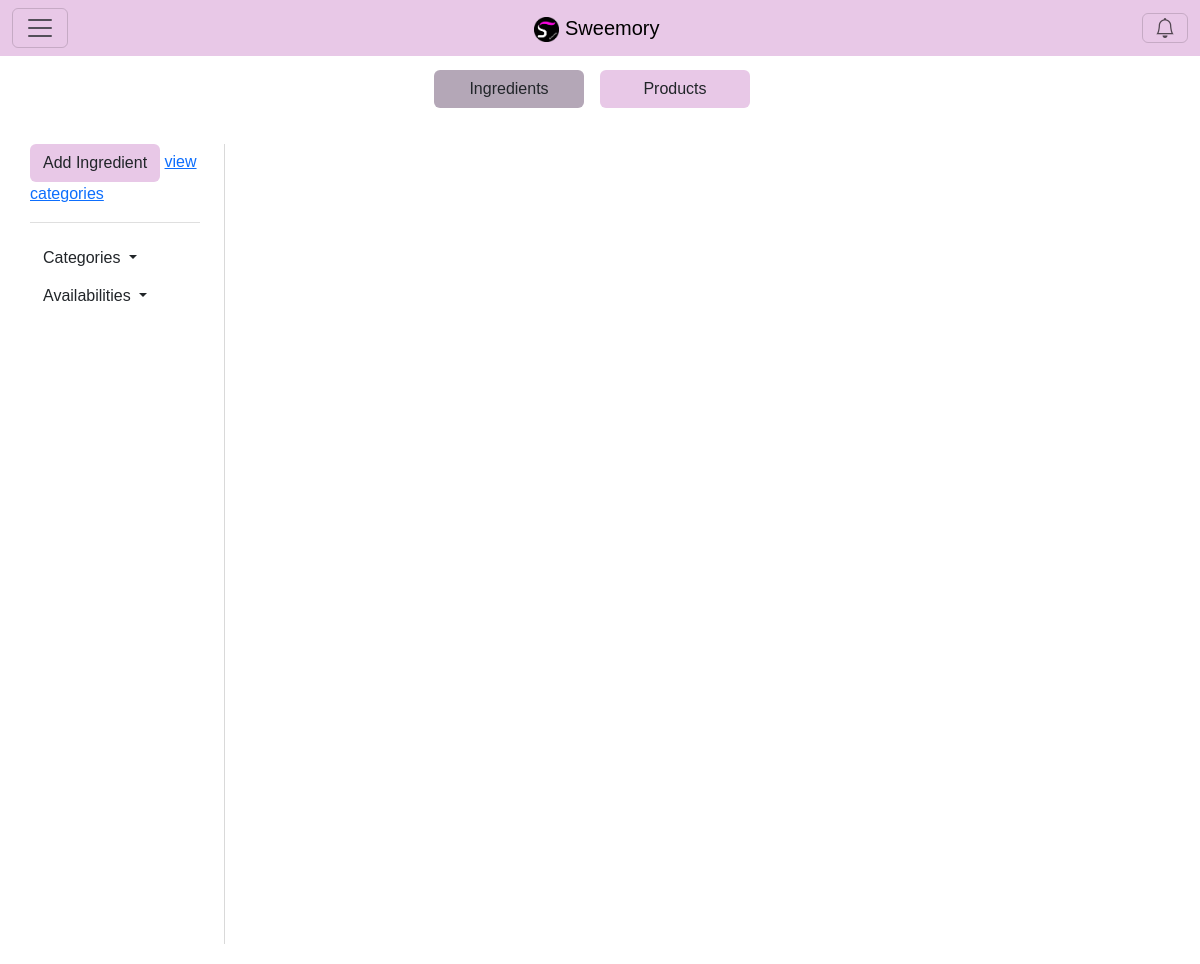
The page /Ingredient/index (signed in) on the database as committed earlier.
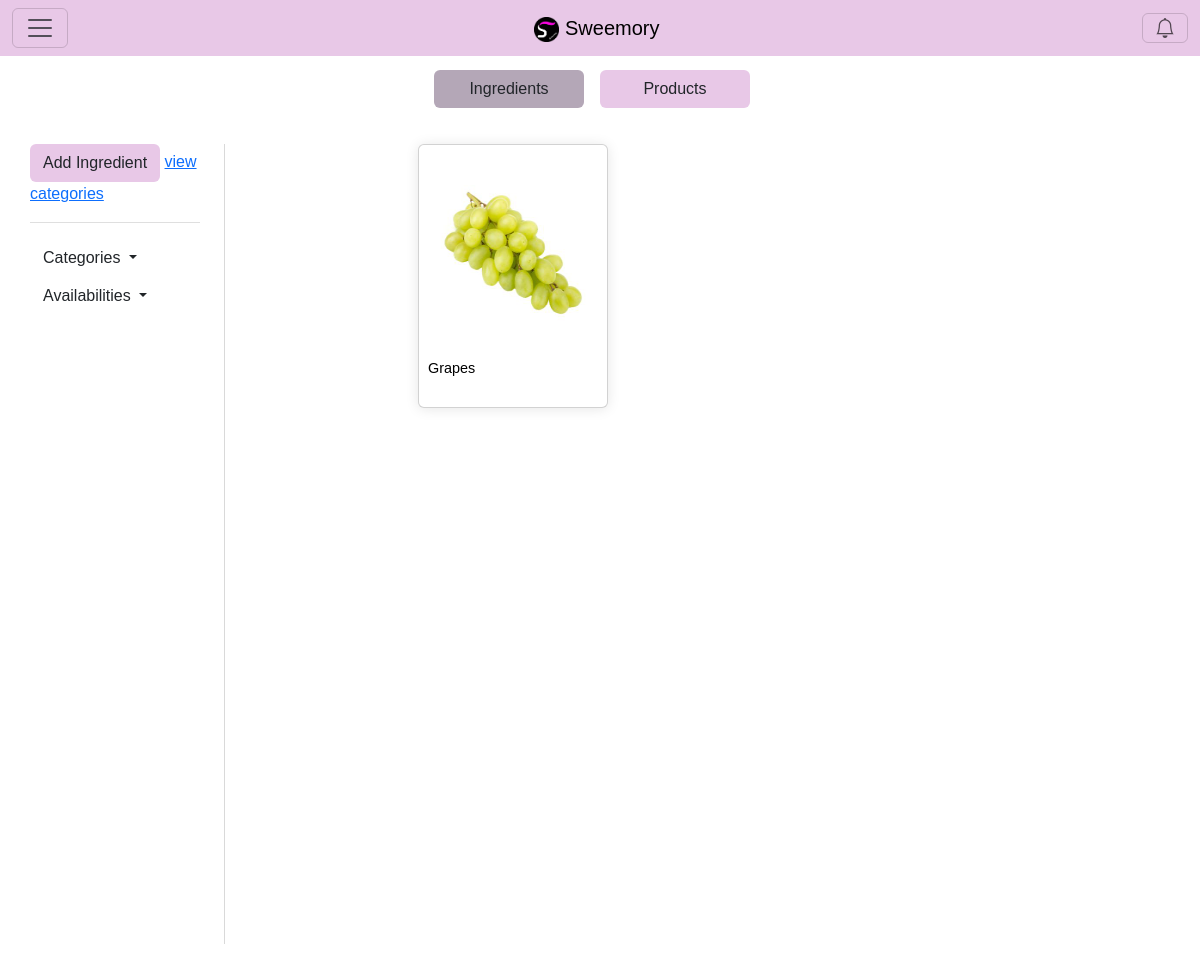
The same page on the database as committed later.
### tables this page shows
CREATE TABLE `ingredient` (
  `ingredient_id` int(11) NOT NULL,
  `name` varchar(50) NOT NULL,
  `category` int(11) NOT NULL,
  `description` text NOT NULL,
  `picture` varchar(128) NOT NULL
);

### app/core/Controller.php (called while the page is built, shortened)
<?php
class Controller
{
    function view($name, $data = [])
    {
        include('app/views/' . $name . '.php');
    }
}

### app/controllers/Ingredient.php (called while the page is built, shortened)
<?php
class Ingredient extends \app\core\Controller
{
    #[\app\filters\EmployeeAndAdmin]
    public function index()
    {
        $ingredient = new \app\models\Ingredient();
        $ingredients = $ingredient->getAll();
        $this->view('Ingredient/index', $ingredients);
    }
}

### app/core/App.php (called while the page is built, shortened)
<?php
class App
{
    public function __construct()
    {
        $request = $this->parseUrl($_GET['url'] ?? '');
        $method = 'index';
        if (file_exists('app/controllers/' . $request[0] . '.php'))
        {
            unset($request[0]);
        }
        $controller = new $controller;
        if (isset($request[1]) && method_exists($controller, $request[1]))
        {
            $method = $request[1];
            unset($request[1]);
        }
        $params = array_values($request);
        call_user_func_array([$controller, $method], $params);
    }
    function parseUrl($url)
    {
        return explode('/', trim($url, '/'));
    }
}

### index.php (called while the page is built, shortened)
<?php
new app\core\App;

### app/models/Ingredient.php (called while the page is built, shortened)
<?php
class Ingredient extends \app\core\Model {
	public function getAll() {
		$SQL = 'SELECT * FROM ingredient';
		$STH = self::$connection->prepare($SQL);
		$STH->execute();
		$STH->setFetchMode(\PDO::FETCH_CLASS, 'app\\models\\Ingredient');
		return $STH->fetchAll();
	}
}

### app/core/autoload.php (called while the page is built, shortened)
<?php
spl_autoload_register(
    function($class_name)
    {
        $class_name = str_replace("\\", DIRECTORY_SEPARATOR, $class_name);
    }
);

### app/views/Ingredient/ingredientsCard.php (the view)
<link rel="stylesheet" type="text/css" href="/css/card.css">
<?php
foreach ($data as $ingredient) { ?>
    <div class="col">
      <a href="/Ingredient/ingredientDetails/<?= $ingredient->ingredient_id ?>">
        <div class="card">
          <div id="ingredientIMG" ma>
            <div class="image">
                <img style="width: 172px; height: 199.6px;" src="/ingredientImages/<?= $ingredient->picture ?>">
            </div>
          </div>
          <span class="title"><?= htmlentities($ingredient->name) ?></span>
        </div>
      </a>
    </div>
<?php } ?>

Rows that differ between the two databases and show on the page:
added ingredient: picture (picture), name "Grapes"
